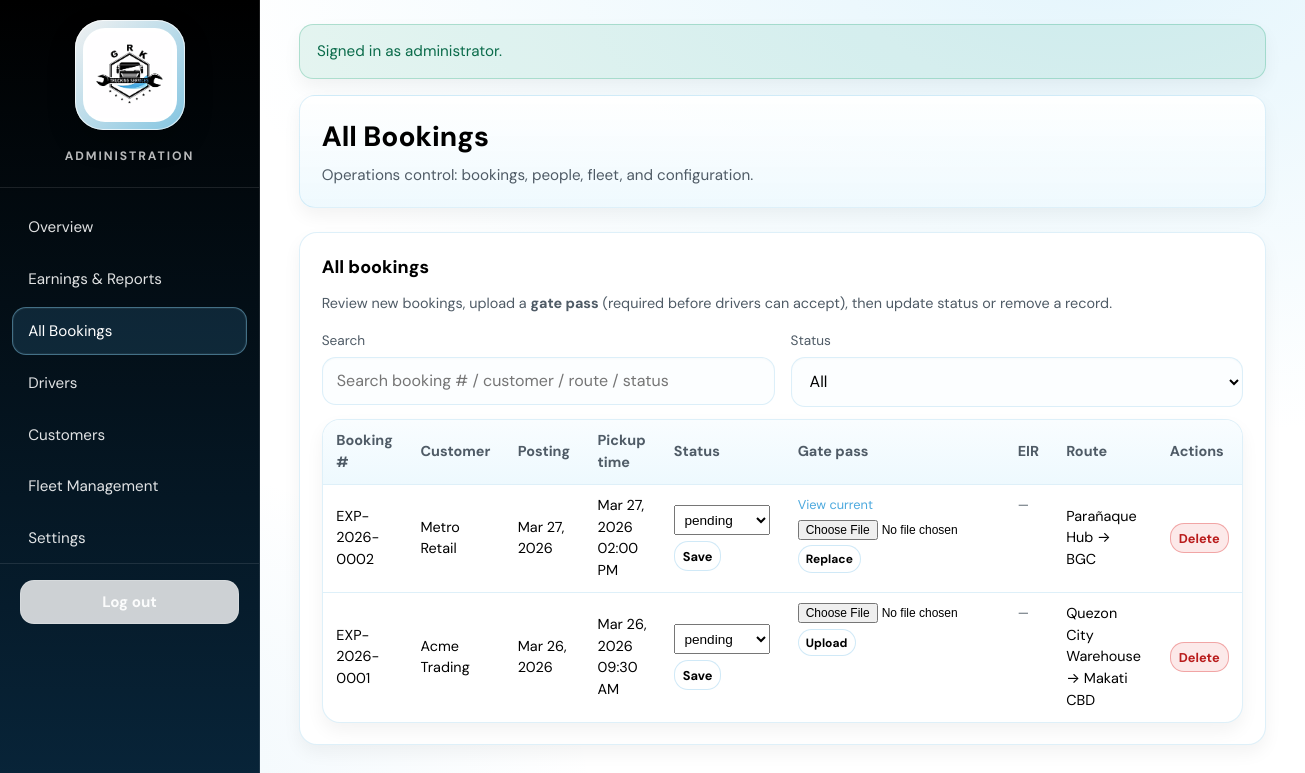
Page /admin/dashboard.php?section=bookings (signed in) on the earlier database version.
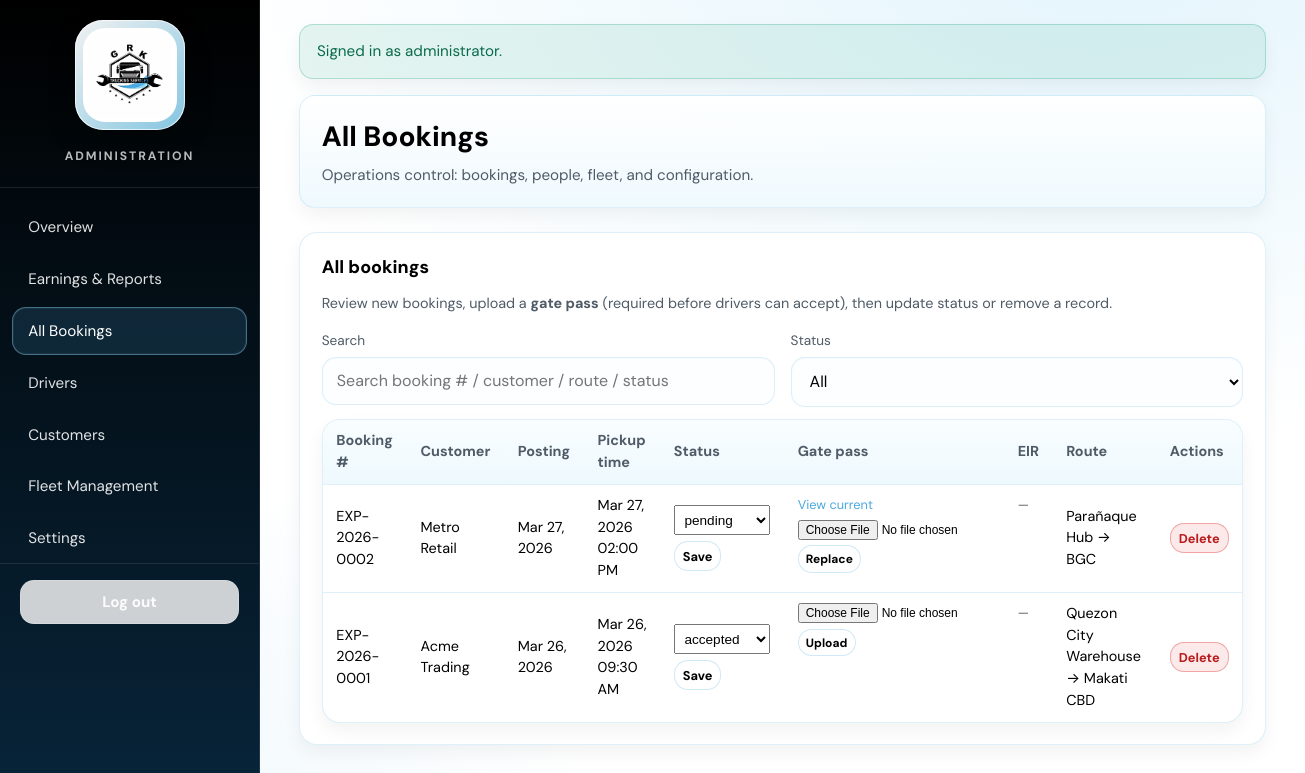
Same page on the later database version.
### tables this page shows
CREATE TABLE `bookings` (
  `id` INT UNSIGNED NOT NULL AUTO_INCREMENT,
  `booking_number` VARCHAR(32) NOT NULL,
  `customer_id` INT UNSIGNED NOT NULL,
  `user_id` INT UNSIGNED NOT NULL,
  `username` VARCHAR(64) NOT NULL,
  `name` VARCHAR(120) NOT NULL,
  `email` VARCHAR(255) NOT NULL,
  `mobile` VARCHAR(40) NOT NULL,
  `booking_datetime` TIMESTAMP NOT NULL,
  `posting_date` TIMESTAMP NOT NULL,
  `vehicle_type` VARCHAR(64) NOT NULL,
  `pickup` VARCHAR(255) NOT NULL,
  `dropoff` VARCHAR(255) NOT NULL,
  `cargo_desc` TEXT NOT NULL,
  `additional_requirements` TEXT NOT NULL,
  `status` ENUM('pending','accepted','in_transit','completed','cancelled') NOT NULL DEFAULT 'pending',
  `driver_id` INT UNSIGNED NULL,
  `vehicle_id` INT UNSIGNED NULL,
  `is_locked` BOOLEAN NOT NULL DEFAULT FALSE,
  `accepted_at` TIMESTAMP NULL DEFAULT NULL,
  `payout` DECIMAL(12, 2) NULL,
  `gatepass_image` VARCHAR(512) NULL,
  PRIMARY KEY (`id`),
  UNIQUE KEY `uq_bookings_number` (`booking_number`),
  KEY `idx_bookings_customer` (`customer_id`),
  KEY `idx_bookings_user` (`user_id`),
  KEY `idx_bookings_driver` (`driver_id`),
  KEY `idx_bookings_vehicle` (`vehicle_id`),
  KEY `idx_bookings_status` (`status`),
  CONSTRAINT `fk_bookings_customer` FOREIGN KEY (`customer_id`) REFERENCES `customers` (`id`)
    ON UPDATE CASCADE ON DELETE RESTRICT,
  CONSTRAINT `fk_bookings_user` FOREIGN KEY (`user_id`) REFERENCES `users` (`id`)
    ON UPDATE CASCADE ON DELETE RESTRICT,
  CONSTRAINT `fk_bookings_driver` FOREIGN KEY (`driver_id`) REFERENCES `drivers` (`id`)
    ON UPDATE CASCADE ON DELETE SET NULL,
  CONSTRAINT `fk_bookings_vehicle` FOREIGN KEY (`vehicle_id`) REFERENCES `vehicles` (`id`)
    ON UPDATE CASCADE ON DELETE SET NULL
);

### admin/dashboard.php (called while the page is built, shortened)
<?php
$section = $_GET['section'] ?? 'overview';
require dirname(__DIR__) . '/includes/header_admin.php';
require __DIR__ . '/sections/' . $section . '.php';
require dirname(__DIR__) . '/includes/footer_admin.php';

### data/repository.php (called while the page is built, shortened)
<?php
require_once APP_ROOT . '/data/db.php';
function repo_map_booking_row(array $row): array
{
    $row['customer_id'] = (int) $row['customer_id'];
    $row['user_id'] = isset($row['user_id']) && $row['user_id'] !== null && $row['user_id'] !== ''
        ? (int) $row['user_id'] : null;
    $row['driver_id'] = isset($row['driver_id']) && $row['driver_id'] !== null && $row['driver_id'] !== ''
        ? (int) $row['driver_id'] : null;
    $row['vehicle_id'] = isset($row['vehicle_id']) && $row['vehicle_id'] !== null && $row['vehicle_id'] !== ''
        ? (int) $row['vehicle_id'] : null;
    $row['is_locked'] = (bool) ($row['is_locked'] ?? false);
    $row['accepted_at'] = isset($row['accepted_at']) && $row['accepted_at'] !== null && $row['accepted_at'] !== ''
        ? (string) $row['accepted_at'] : null;
    $row['payout'] = isset($row['payout']) && $row['payout'] !== null && $row['payout'] !== ''
        ? (float) $row['payout'] : null;
    $row['gatepass_image'] = isset($row['gatepass_image']) && $row['gatepass_image'] !== null && $row['gatepass_image'] !== ''
        ? (string) $row['gatepass_image'] : null;
    return $row;
}
function repo_bookings(): array
{
    $pdo = db();
    $stmt = $pdo->query(
        'SELECT * FROM bookings ORDER BY booking_datetime DESC, id DESC'
    );
    $out = [];
    foreach ($stmt->fetchAll() as $row) {
        $out[] = repo_map_booking_row($row);
    }
    return $out;
}

### includes/helpers.php (called while the page is built, shortened)
<?php
function e(?string $s): string
{
    return htmlspecialchars((string) $s, ENT_QUOTES, 'UTF-8');
}
function format_timestamp(?string $value, ?string $format = null, ?string $timezone = null): string
{
    $value = $value === null ? '' : trim((string) $value);
    $value = str_replace('T', ' ', $value);
    $tzName = $timezone ?: (date_default_timezone_get() ?: 'Asia/Manila');
    $tz = new DateTimeZone($tzName);
    $dt = null;
    try {
        $dt = new DateTimeImmutable($value, $tz);
    } catch (Throwable $e) {
        return $value;
    }
    if ($format === null) {
        if (preg_match('/^\d{4}-\d{2}-\d{2}$/', $value) === 1) {
            $format = 'M j, Y';
        } else {
            $format = 'M j, Y h:i A';
        }
    }
    return $dt->format($format);
}

### data/db.php (called while the page is built, shortened)
<?php
function db(): PDO
{
    static $pdo = null;
    if ($pdo instanceof PDO) {
        return $pdo;
    }
    $dsn = sprintf(
        'mysql:host=%s;dbname=%s;charset=%s',
        DB_HOST,
        DB_NAME,
        DB_CHARSET
    );
    $pdo = new PDO($dsn, DB_USER, DB_PASS, [
        PDO::ATTR_ERRMODE => PDO::ERRMODE_EXCEPTION,
        PDO::ATTR_DEFAULT_FETCH_MODE => PDO::FETCH_ASSOC,
        PDO::ATTR_EMULATE_PREPARES => false,
    ]);
    return $pdo;
}

### admin/sections/bookings.php (the view, shortened to what the changed rows need)
<?php
$rows = repo_bookings();
$statuses = ['pending', 'accepted', 'in_transit', 'completed', 'cancelled'];
?>
<div class="card">
  <h2>All bookings</h2>
  <?php if (!$rows): ?>
    <p style="color:var(--muted)">No bookings.</p>
  <?php else: ?>
    <div class="table-wrap">
      <table id="bookings_table">
        <thead>
          <tr>
            <th>Booking #</th>
            <th>Customer</th>
            <th>Posting</th>
            <th>Pickup time</th>
            <th>Status</th>
            <th>Gate pass</th>
            <th>EIR</th>
            <th>Route</th>
            <th>Actions</th>
          </tr>
        </thead>
        <tbody>
          <?php foreach ($rows as $row): ?>
            <tr>
              <?php
                $bn = (string) ($row['booking_number'] ?? '');
                $cust = (string) ($row['name'] ?? '');
                $route = (string) ($row['pickup'] ?? '') . ' ' . (string) ($row['dropoff'] ?? '');
                $stVal = (string) ($row['status'] ?? '');
                $rowText = strtolower(trim($bn . ' ' . $cust . ' ' . $route . ' ' . $stVal));
              ?>
              <td data-search="<?= e($rowText) ?>" data-status="<?= e($stVal) ?>"><?= e($bn) ?></td>
              <td><?= e($cust) ?></td>
              <td><?= e(format_timestamp($row['posting_date'] ?? '', 'M j, Y')) ?></td>
              <td><?= e(format_timestamp($row['booking_datetime'] ?? '')) ?></td>
              <td>
                <form method="post" action="<?= e(BASE_URL . '/handlers/admin_booking_action.php') ?>" style="display:flex;gap:0.35rem;align-items:center;margin:0;flex-wrap:wrap">
                  <select name="action" style="max-width:160px;padding:0.35rem">
                    <?php foreach ($statuses as $s): ?>
                      <option value="<?= e($s) ?>" <?= (($row['status'] ?? '') === $s) ? 'selected' : '' ?>><?= e($s) ?></option>
                    <?php endforeach; ?>
                  </select>
                  <button type="submit" class="btn btn--ghost" style="padding:0.35rem 0.5rem;font-size:0.8rem">Save</button>
                </form>
              </td>
              <td style="max-width:220px;font-size:0.8rem;vertical-align:top">
                <?php
                  $gp = (string) ($row['gatepass_image'] ?? '');
                  $gpUrl = $gp !== '' ? (BASE_URL . '/handlers/view_booking_doc.php?booking_number=' . urlencode($bn) . '&doc=gatepass') : '';
                ?>
                <?php if (!in_array(($row['status'] ?? ''), ['completed', 'cancelled'], true)): ?>
                  <form method="post" enctype="multipart/form-data" action="<?= e(BASE_URL . '/handlers/admin_booking_gatepass.php') ?>" style="margin:0;display:flex;flex-direction:column;gap:0.35rem;align-items:flex-start">
                    <input type="file" name="gatepass" accept="image/*" required style="max-width:100%;font-size:0.75rem">
                    <button type="submit" class="btn btn--ghost" style="padding:0.3rem 0.45rem;font-size:0.75rem"><?= $gpUrl !== '' ? 'Replace' : 'Upload' ?></button>
                  </form>
                <?php else: ?>
                  <span style="color:var(--muted)">—</span>
                <?php endif; ?>
              </td>
              <td style="max-width:160px;font-size:0.8rem;vertical-align:top">
                <?php
                  $eirUrl = (BASE_URL . '/handlers/view_booking_doc.php?booking_number=' . urlencode($bn) . '&doc=eir');
                  $hasEir = false;
                  if (isset($row['id'])) {
                    $stmt = db()->prepare('SELECT 1 FROM eir WHERE booking_id = ? LIMIT 1');
                    $stmt->execute([(int) $row['id']]);
                    $hasEir = (bool) $stmt->fetchColumn();
                  }
                ?>
                <?php if ($hasEir): ?>
                  <a href="<?= e($eirUrl) ?>" target="_blank" rel="noopener noreferrer">View EIR</a>
                <?php else: ?>
                  <span style="color:var(--muted)">—</span>
                <?php endif; ?>
              </td>
              <td><?= e($row['pickup'] ?? '') ?> → <?= e($row['dropoff'] ?? '') ?></td>
              <td>
                <form method="post" action="<?= e(BASE_URL . '/handlers/admin_booking_action.php') ?>" style="margin:0" onsubmit="return confirm('Delete this booking?');">
                  <button type="submit" class="btn btn--danger" style="padding:0.35rem 0.5rem;font-size:0.8rem">Delete</button>
                </form>
              </td>
            </tr>
          <?php endforeach; ?>
        </tbody>
      </table>
    </div>
  <?php endif; ?>
</div>

Differences in the rows shown:
changed bookings "EXP-2026-0001": action "pending" → "accepted"
